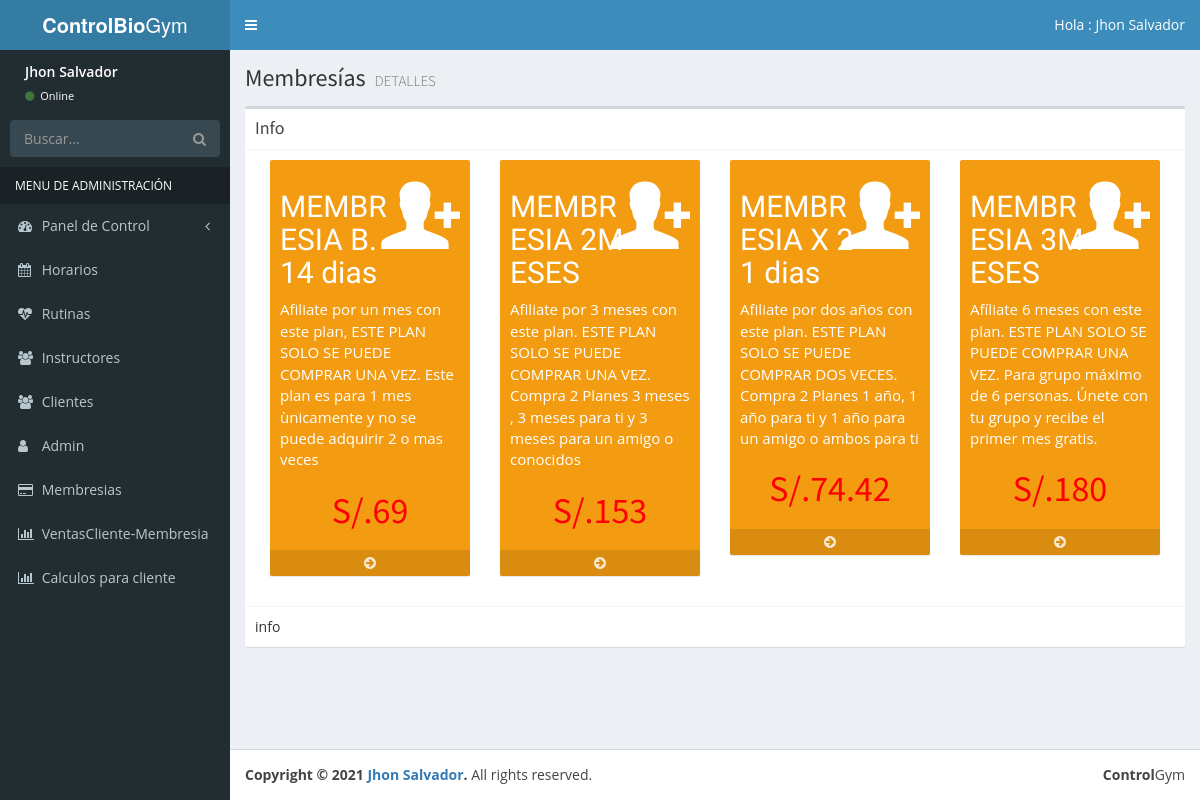
/membresias.php (signed in), run on the app's committed database.
### tables this page shows
CREATE TABLE `membresias` (
  `idmemb` int(11) NOT NULL,
  `nommemb` varchar(50) NOT NULL,
  `descripcion` varchar(254) NOT NULL,
  `precio` double NOT NULL,
  `tipo_tiempo` varchar(20) NOT NULL,
  `numero_tiempo` int(11) NOT NULL
);

### membresias.php (the view, shortened to what this page needs)
<?php
include_once 'funciones/funciones.php';
include_once 'tempaltes/header.php';
include_once 'tempaltes/barra.php';
include_once 'tempaltes/navegacion.php';
?>
  <div class="content-wrapper">
    <section class="content-header">
      <h1>
        Membresías
        <small>DETALLES</small>
      </h1>
    </section>
    <section class="content">
      <div class="box">
        <div class="box-header with-border">
          <h3 class="box-title">Info</h3>
        </div>
        <div class="box-body">
       <?php
          $conn->set_charset("utf8");
       $sql= "select * from membresias";
       $res=mysqli_query($conn,$sql);
       if(mysqli_affected_rows($conn)!=0){
        while($row=mysqli_fetch_row($res)){
        echo "
        <div class='col-lg-3 col-xs-6'>
          <div class='small-box bg-yellow bg-yellow1'>
            <div class='inner'>
              <h2 class='font'>".$row[1]."</h2>
              <p s>".$row[2]."</p>
              <h1 style='text-align: center;color:red;'>S/.".$row[3]."</h1>
            </div>
            <div class='icon icon1'>
              <i class='ion ion-person-add'></i>
            </div>
            <a href='#' class='small-box-footer'>
           <i class='fa fa-arrow-circle-right'></i>
            </a>
          </div>
        </div>
        ";
        }
               }?>
        </div>
        <div class="box-footer">
          info
        </div>
      </div>
    </section>
  </div>
  <?php
include_once 'tempaltes/footer.php';
?>

### css/estilos.css (style rules this page uses)
* { padding: 0; margin: 0; box-sizing:border-box; }
body { background: #fff; font-family: 'Open Sans', sans-serif; }

### css/styles.css (style rules this page uses)
.font { font-family: 'Gemunu Libre', sans-serif; color: white; }
.bg-yellow1 { background-image: url("https://wallpaperaccess.com/full/1514985.png"); background-size: 100% 100%; }
.small-box .icon1 { color: rgb(255 255 255); }
.small-box h2 { white-space: wrap; padding: 0; width: 65%; word-break: break-all; }

### data on the page
membresias: nommemb "MEMBRESIA B. 14 dias", descripcion "Afiliate por un mes con este plan, ESTE PLAN SOLO SE PUEDE COMPRAR UNA VEZ. Este plan es para 1 mes ùnicamente y no se puede adquirir 2 o mas veces", precio "69"
membresias: nommemb "MEMBRESIA 2MESES", descripcion "Afiliate por 3 meses con este plan. ESTE PLAN SOLO SE PUEDE COMPRAR UNA VEZ. Compra 2 Planes 3 meses , 3 meses para ti y 3 meses para un amigo o conocidos", precio "153"
membresias: nommemb "MEMBRESIA X 21 dias", descripcion "Afiliate por dos años con este plan. ESTE PLAN SOLO SE PUEDE COMPRAR DOS VECES. Compra 2 Planes 1 año, 1 año para ti y 1 año para un amigo o ambos para ti", precio "74.42"
membresias: nommemb "MEMBRESIA 3MESES", descripcion "Afíliate 6 meses con este plan. ESTE PLAN SOLO SE PUEDE COMPRAR UNA VEZ. Para grupo máximo de 6 personas. Únete con tu grupo y recibe el primer mes gratis.", precio "180"

### other printed values
$_SESSION['nombre'] "Jhon Salvador"
